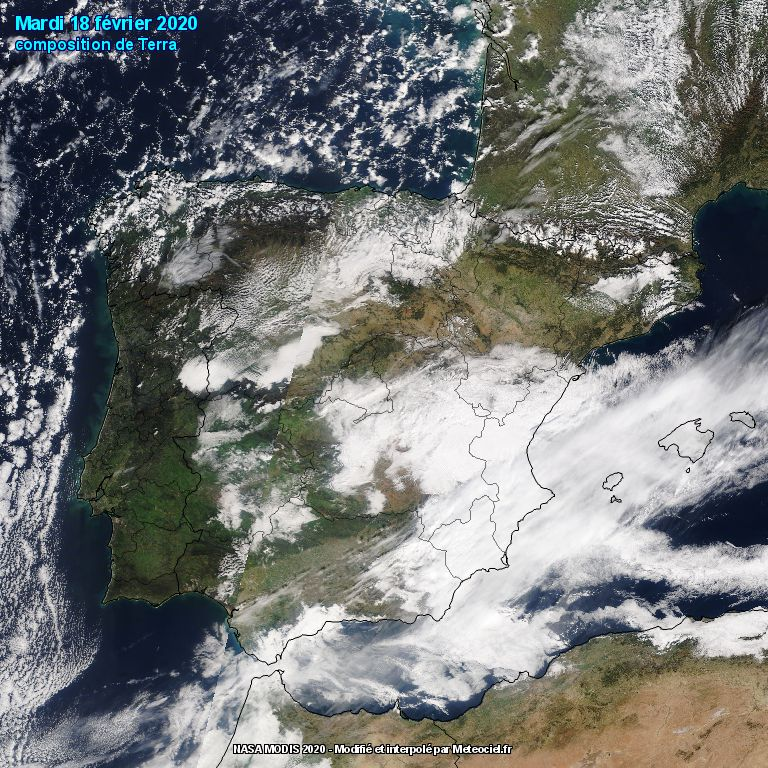
#> input picture ARG_PARSED_VERSION/terrasp.jpg, 768 x 768 px
$ python objsplit_argp.py --filename terrasp.jpg
#> lines starting #> are read from the running program, lines starting #| are printed output that depends on the picture; after the words box and inside, x2 and y2 are one past the last pixel; in counts of white or black regions, pixels touching at a corner belong together

# coding: utf-8

# OBJECT SPLITTER (OBJSPLIT) - ARGPARSED VERSION -
# -----------------------------------------------------------------------------------------------------------------------------
# Author: Antonio Oliver Gelabert (ORCID : http://orcid.org/0000-0001-8571-2733)
# -----------------------------------------------------------------------------------------------------------------------------
# Parameters
# -----------------------------------------------------------------------------------------------------------------------------
#   sc    : scale conversion (in units/pixel)
#   tmin  : minimum binary threshold for object detection
#   tmax  : maximum binary threshold for object detection
#   fmin  : minimum area filter (in units**2)
#   fmax  : maximum area filter (in units**2)
#   f     : filename of the input file
#   split : Split or not in separated outputs the objects found
# -----------------------------------------------------------------------------------------------------------------------------

from datetime import datetime
import time as tm
import time
import os
import sys
import cv2
import numpy as np
import matplotlib.pyplot as plt
import warnings
import argparse


t0= tm.clock()

# Parsing optional arguments of the program
ap = argparse.ArgumentParser()
ap.add_argument("-sc", "--scale", required=False, default='1', help="scale dymensions. Default value: 1 unit/pixel")
ap.add_argument("-tmin", "--tmin", required=False, default='150', help="Low threshold brightness (between 0 and 255, close to 0 and bigger, to exclude dark images). Default value:150")
ap.add_argument("-tmax", "--tmax", required=False, default='255', help="High threshold brightness (between 0 and 255, close to 0 and bigger, to exclude dark images). Default value:255")
ap.add_argument("-fmin", "--filtmin", required=False, default='500', help="Mininum area filter (in units**2). Default value:500 pixels")
ap.add_argument("-fmax", "--filtmax", required=False, default='99999999', help="maximum area filter (in units**2). Default value:no limit")
ap.add_argument("-f", "--filename", required=True, help="Filename of input images. ")
ap.add_argument("-split", "--split", required=False, default='n', help="Split (y) or not (n) in separated outputs the objects found. Default: no")
args = vars(ap.parse_args())

# Assign args to program variables

fname_sb=args["filename"]
scale=int(args["scale"])
tresh_8b_min=int(args["tmin"])
tresh_8b_max=int(args["tmax"])
filtareamin=int(args["filtmin"])/(scale*scale)
filtareamax=int(args["filtmax"])/(scale*scale)
splitb=args["split"]

dirstr=str(round(time.time()))
os.mkdir("out_"+dirstr)
if(splitb == "y"):
    os.mkdir("out_"+dirstr+"/split")

f2 = open("out_"+dirstr+"/"+dirstr+"_ind_data.txt", 'w')
f2.write('ID,L(km),W(km),Area(km2),perimeter(km),xc,yc\n')

#fname_sb='terrasp.jpg'
img = cv2.imread(fname_sb)
#> img is the input picture: shape (768, 768, 3); mean B, G, R 119.2, 120.1, 117.7

# [7 lines of commented-out code are left out]
font = cv2.FONT_HERSHEY_SIMPLEX

gray = cv2.cvtColor(img, cv2.COLOR_BGR2GRAY)
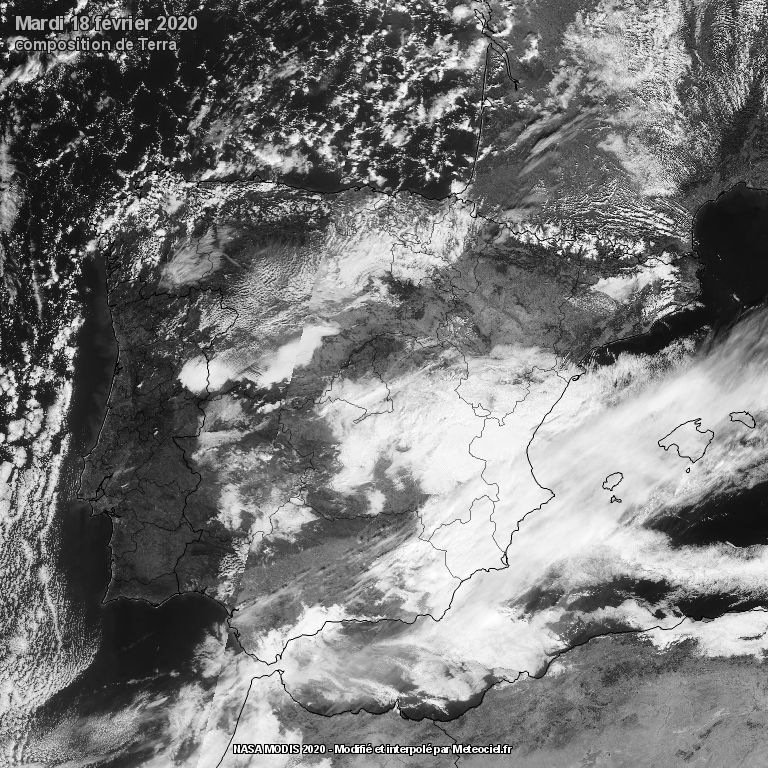
#> gray: shape (768, 768); min 0, max 255, mean 119.3
ret,patt = cv2.threshold(gray,tresh_8b_min,tresh_8b_max,cv2.THRESH_BINARY)
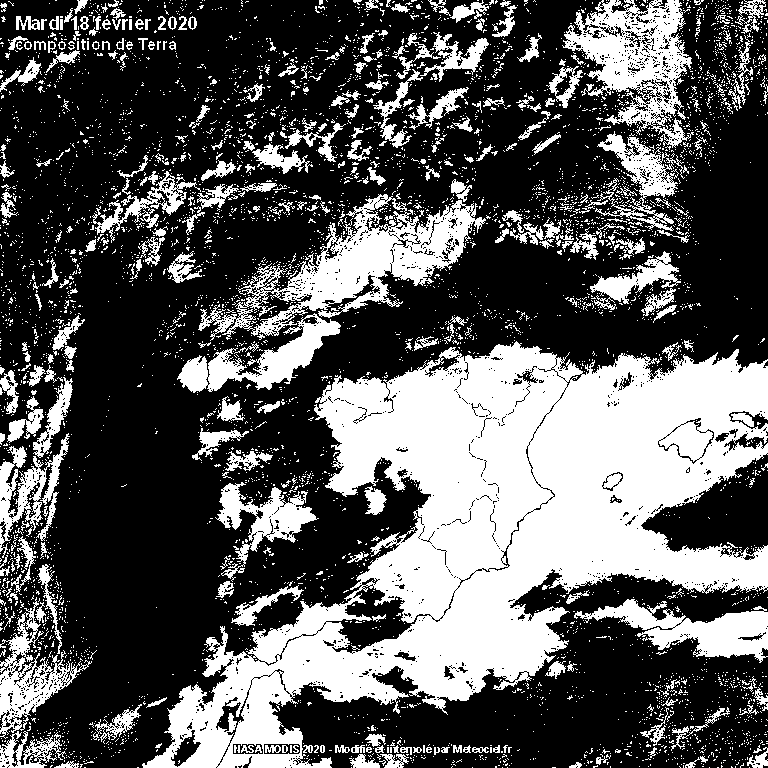
#> patt: shape (768, 768); 34.9% white; 5063 white regions (4722 under 20 px)
#> ret = 150
contours, hierarchy = cv2.findContours(patt, cv2.RETR_LIST, cv2.CHAIN_APPROX_NONE)
#> contours = 8867 contours, 8462 with area under 20; largest, box (x1, y1, x2, y2) and area: (142, 341, 768, 768) 119551, (198, 194, 486, 341) 14270, (562, 0, 694, 148) 9634, (574, 599, 768, 663) 4872, (177, 313, 341, 393) 4156
contpic=cv2.imread(fname_sb)# cv2.drawContours(bwcont, contours, -1, (255, 0, 0), 1)

areatot=0
areafilt=0
nfilt=0

areafstats=[]
perfstats=[]
areastats=[]
boxc=[]
Lboxst=[]
Wboxst=[]

for j in range(0,len(contours)-1,1):
    area = cv2.contourArea(contours[j])*scale**2
    perimeter = cv2.arcLength(contours[j],True)*scale
    areatot=areatot+area
    areastats.append(area)
    if (area > filtareamin) & (area < filtareamax):
        nfilt=nfilt+1
        areafstats.append(area)
        perfstats.append(perimeter)
        areafilt=areafilt+area

        rect = cv2.minAreaRect(contours[j])
        box = cv2.boxPoints(rect)
        box = np.int0(box)
        boxc.append(box)

        x0=box[0][0]
        y0=box[0][1]
        x1=box[1][0]
        y1=box[1][1]
        x2=box[2][0]
        y2=box[2][1]
        x3=box[3][0]
        y3=box[3][1]

        pm0x=int(round((box[0][0]+box[1][0])/2))
        pm0y=int(round((box[0][1]+box[1][1])/2))
        pm1x=int(round((box[1][0]+box[2][0])/2))
        pm1y=int(round((box[1][1]+box[2][1])/2))
        pm2x=int(round((box[2][0]+box[3][0])/2))
        pm2y=int(round((box[2][1]+box[3][1])/2))
        pm3x=int(round((box[3][0]+box[0][0])/2))
        pm3y=int(round((box[3][1]+box[0][1])/2))

        d01box=((box[0][0]-box[1][0])**2+(box[0][1]-box[1][1])**2)**0.5
        d12box=((box[1][0]-box[2][0])**2+(box[1][1]-box[2][1])**2)**0.5

        Abox=d01box*d12box*scale**2
        Lbox=np.maximum(d01box,d12box)*scale
        Wbox=np.minimum(d01box,d12box)*scale

        Lboxst.append(Lbox)
        Wboxst.append(Wbox)

        xmaxb=np.max((x0,x1,x2,x3))
        ymaxb=np.max((y0,y1,y2,y3))
        xminb=np.min((x0,x1,x2,x3))
        yminb=np.min((y0,y1,y2,y3))

        if(xminb < 1):
            xminb=1
        if(yminb < 1):
            yminb=1
        if(xmaxb < 1):
            xmaxb=1
        if(ymaxb < 1):
            ymaxb=1

        #cv2.putText(contpic, str(round(area,2)), (int(round((pm0x+pm2x)*0.5)+5),int(round((pm2y+pm0y)*0.5))), font, 0.3, (255, 0, 0), 1, cv2.LINE_AA)
        cv2.putText(contpic, str(nfilt), (int(round((pm0x+pm2x)*0.5)+5),int(round((pm2y+pm0y)*0.5))), font, 0.3, (255, 0, 0), 1, cv2.LINE_AA)
        cv2.drawContours(contpic, contours[j], -1, (255, 0, 0), 1)
        cv2.drawContours(contpic,[box],0,(0,255,255),1)
        if(splitb == "y"):
            cv2.imwrite("out_"+dirstr+"/split/filtobj_"+str(nfilt)+".tif", contpic[yminb:ymaxb,xminb:xmaxb,:])

        f2.write(str(nfilt)+','+str(round(Lbox,2))+','+str(round(Wbox,2))+','+str(round(area,2))+','+str(round((pm0x+pm2x)*0.5,2))+','+str(round((pm2y+pm0y)*0.5,2))+'\n')
#> this loop made 8866 passes
#> (area, perimeter, areatot, areafilt, rect, x0, y0, x1) on passes 596, 871, 1037, 1853, 1878, 1995, 2011: (1193, 570.6, 4709.5, 1193, ((32.5, 749), (36, 65), -90), 65, 767, 0), (543.5, 324.7, 6798, 1736.5, ((118.3, 724.6), (56.88, 23.29), -20.56), 95, 745, 87), (578, 306.7, 7769, 2314.5, ((233.1, 712.5), (55.65, 26.41), -59.42), 230, 743, 207), (4872, 977.3, 16017, 7186.5, ((670.9, 629.1), (55.97, 195), -86.82), 766, 662, 571), (3907.5, 1233.8, 19963.5, 11094, ((21.66, 670.3), (122.6, 86.19), -44.1), 7, 743, -52), (3000.5, 573.2, 23288.5, 14094.5, ((371.7, 617.3), (100.8, 63.22), -34.08), 347, 671, 312), (630, 310.7, 23971.5, 14724.5, ((266.5, 605), (78.71, 24.6), -26.57), 236, 633, 225)
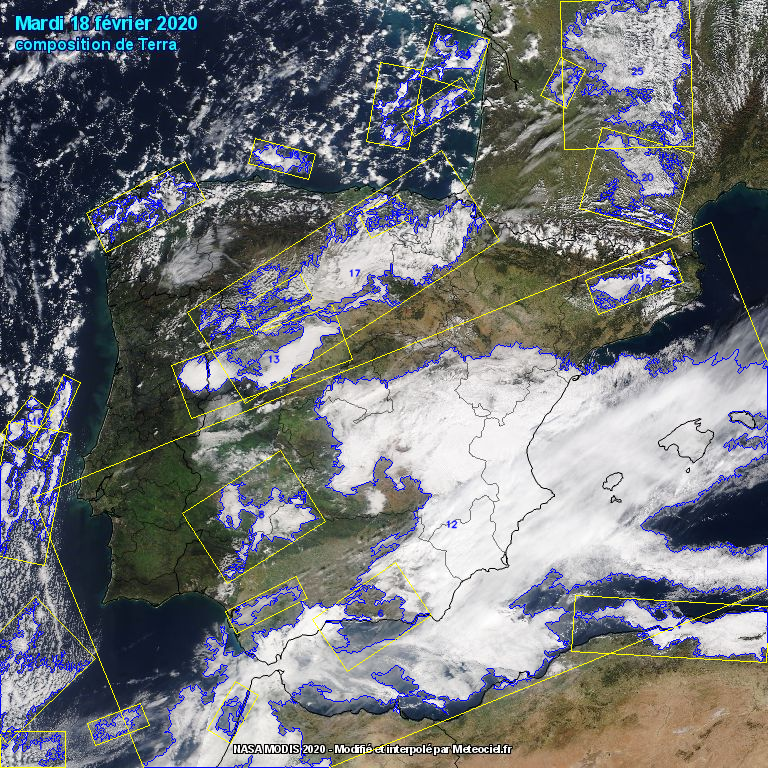
#> contpic: shape (768, 768, 3); 4.6% of pixels changed, all inside (x1, y1, x2, y2) = (0, 0, 768, 768)
#> after the loop, Lboxst = 25 values, max 731.6 at index 11, min 42.94 at index 22, mean 125.5; Wboxst = 25 values, max 361.6 at index 11, min 18.79 at index 10, mean 62.35; areafilt = 180563.5; areafstats = 25 values, max 119551 at index 11, min 543.5 at index 1, mean 7222.5; areastats = 8866 values, max 119551 at index 3830, min 0 at index 0, mean 25.29; areatot = 224238.5; boxc = 25 items; nfilt = 25; perfstats = 25 values, max 6049.1 at index 11, min 212.9 at index 22, mean 967.2

cv2.imwrite("out_"+dirstr+"/"+dirstr+"_allcont.tif", contpic)
f2.close()
# Initial set of parameters and statistical information

f3 = open("out_"+dirstr+"/"+dirstr+"_parameters_and_outputs.txt", 'w')

# Cabecera del programa
now = datetime.now()
year = now.strftime("%Y")
month = now.strftime("%m")
day = now.strftime("%d")
time = now.strftime("%H:%M:%S")

f3.write("************************************************************************************************************"+'\n')
f3.write("************************************************************************************************************"+'\n')
f3.write("This ouput has been generated on " + day +"th of " + month + " of year " + year + ", at local time: " + time +'\n')
f3.write("************************************************************************************************************"+'\n')
f3.write("************************************************************************************************************"+'\n')
f3.write("OBJECT DETECTOR&COUNTER IN IMAGES"+'\n')
f3.write("************************************************************************************************************"+'\n')
f3.write("************************************************************************************************************"+'\n')
f3.write("Author                : Antonio Oliver Gelabert"+'\n')
f3.write("Contact               : toni.oliver87@gmail.com"+'\n')
f3.write("************************************************************************************************************"+'\n')
f3.write("*****************************          PARAMETERS         **************************************************"+'\n')
f3.write("************************************************************************************************************"+'\n')
f3.write("Filename : "+fname_sb+'\n')
f3.write("Scale : "+str(scale)+" (reference in units/pixel)\n")
f3.write("Minimum intensity threshold : "+str(tresh_8b_min)+'\n')
f3.write("Maximum intensity threshold : "+str(tresh_8b_max)+'\n')
f3.write("Minimum area filter : "+str(filtareamin)+'\n')
f3.write("Maximum area filter :" +str(filtareamax)+'\n')
f3.write("************************************************************************************************************"+'\n')
f3.write("*****************************           OUTPUTS           **************************************************"+'\n')
f3.write("************************************************************************************************************"+'\n')
f3.write("Number of objects found: "+str(len(contours))+'\n')
f3.write("Average leght of objects found (in units): "+ str(round(np.mean(Lboxst),2))+"+/-"+str(round(np.std(Lboxst),2))+'\n')
f3.write("Average width of objects found (in units): "+ str(round(np.mean(Wboxst),2))+"+/-"+str(round(np.std(Wboxst),2))+'\n')
f3.write("Average area of objects found (in units**2): "+ str(round(np.mean(areafstats),2))+"+/-"+str(round(np.std(areafstats),2))+'\n')
f3.write("Average perimeter of objects found (in units): "+ str(round(np.mean(perfstats),2))+"+/-"+str(round(np.std(perfstats),2))+'\n')
f3.write("************************************************************************************************************"+'\n')
f3.write("************************************************************************************************************"+'\n')

# Statistical analysis plots
# create a figure
fig = plt.figure()
# define subplots
plt1 = fig.add_subplot(221)
plt2 = fig.add_subplot(222)
plt3 = fig.add_subplot(223)
plt4 = fig.add_subplot(224)
plt1.hist(areafstats, bins=10)
plt1.set_title('Area')
plt2.hist(Lboxst, bins=10)
plt2.set_title('Lenght')
plt3.hist(Wboxst, bins=10)
plt3.set_title('Width')
plt4.hist(perfstats, bins=10)
plt4.set_title('Perimeter')
# Space between subplots
fig.subplots_adjust(hspace=.5,wspace=0.5)
plt.savefig("out_"+dirstr+"/"+dirstr+"_histplot.png",dpi=200)
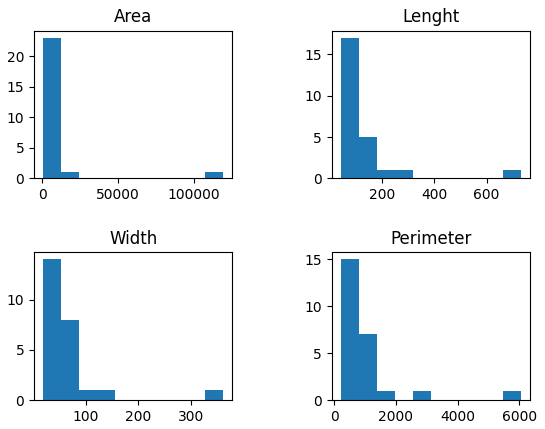
#> figure drawn by matplotlib, 4 panels; panel 1: tallest bar 23 high, from x = 543.5 to 12444.2; panel 2: tallest bar 17 high, from x = 42.94 to 111.8; panel 3: tallest bar 14 high, from x = 18.79 to 53.06; panel 4: tallest bar 15 high, from x = 212.9 to 796.6

# create a figure
fig2 = plt.figure()
# define subplots
plt5 = fig2.add_subplot(221)
plt6 = fig2.add_subplot(222)
plt7 = fig2.add_subplot(223)
plt8 = fig2.add_subplot(224)
plt5.boxplot(areafstats)
plt5.set_title('Area')
plt6.boxplot(Lboxst)
plt6.set_title('Lenght')
plt7.boxplot(Wboxst)
plt7.set_title('Width')
plt8.boxplot(perfstats)
plt8.set_title('Perimeter')
# Space between subplots
fig2.subplots_adjust(hspace=.5,wspace=0.5)
plt.savefig("out_"+dirstr+"/"+dirstr+"_boxsplot.png",dpi=200)
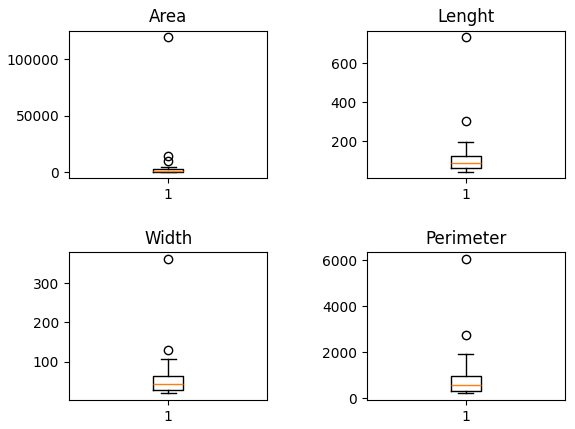
#> figure drawn by matplotlib, 4 panels


t1 = tm.clock()
f3.write("Job time (s) : "+ str(np.round(t1 - t0,2))+'\n')
f3.write("************************************************************************************************************"+'\n')
f3.write("************************************************************************************************************"+'\n')
f2.close()
